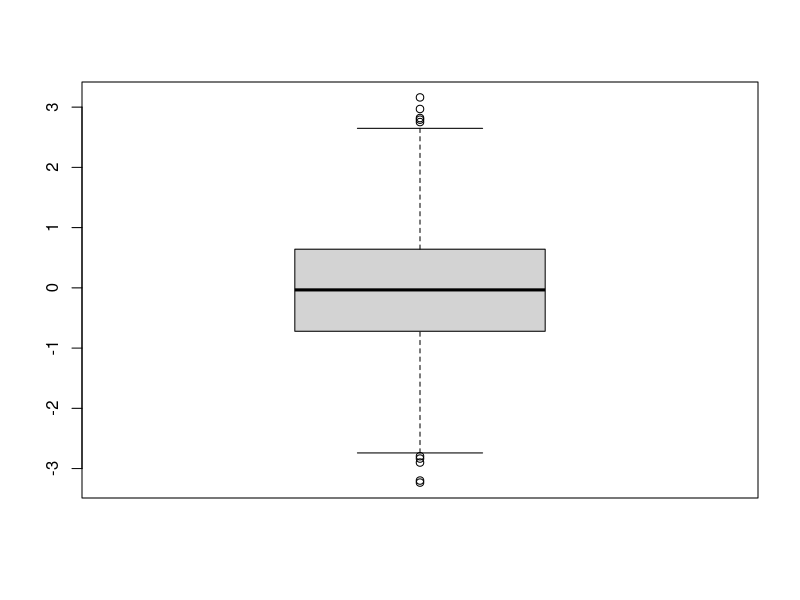
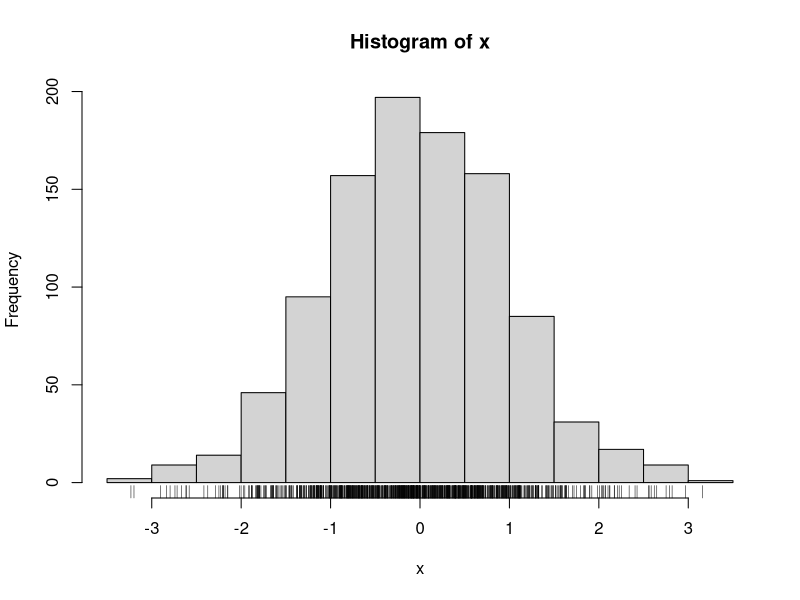

Write R code to recreate these figures, in order.
# class 5 Data Visualization 

#rnorm gives us x anmount of data points in a normal distribution 
x <- rnorm(1000)

# some summary stats
mean(x)
sd(x)

# gives several stats (box-whisker plot)
summary(x)

boxplot(x)
hist(x)
rug(x)
